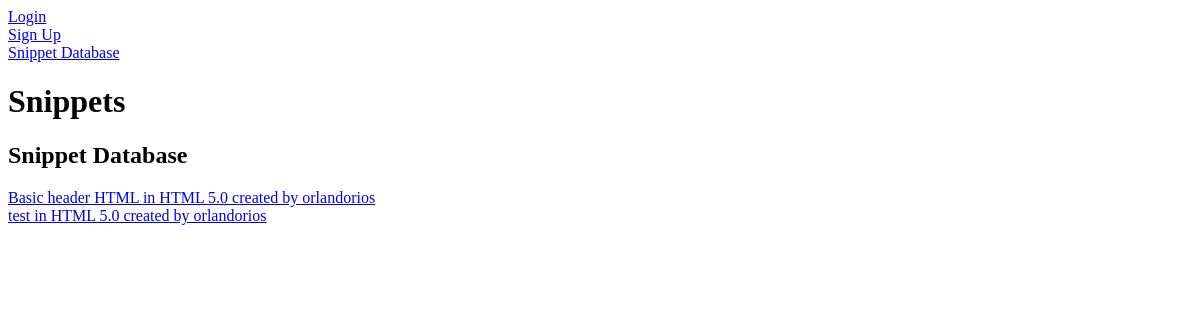
Before: / with the older database file.
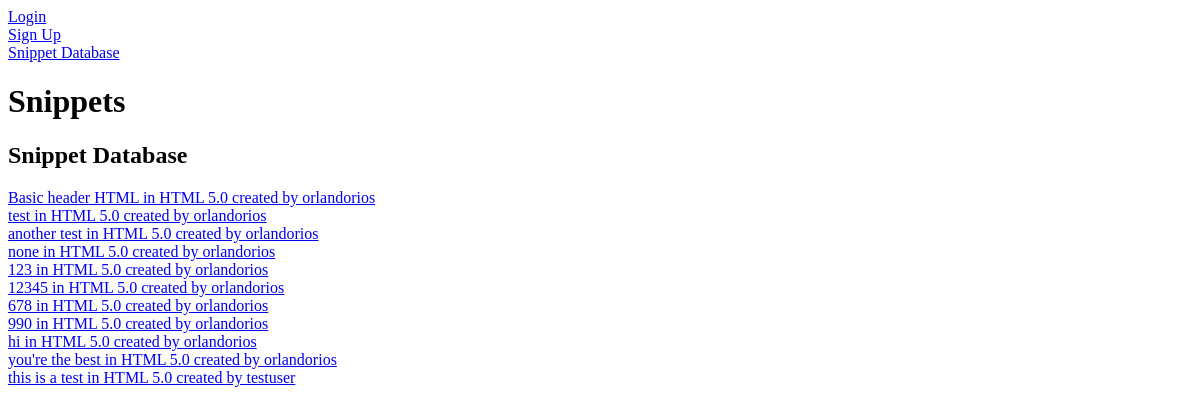
After: the same page with the newer database file.
### snippets/models.py (models this page shows, shortened)
class Snippet(models.Model):
    code = models.TextField()
    description = models.CharField(max_length=512)
    language = models.ForeignKey('Language',
    on_delete=models.CASCADE, related_name="snippets", blank=True, null=True)
    users = models.ManyToManyField('User', related_name='snippets')
    author = models.ForeignKey('User', on_delete=models.CASCADE, related_name="user_snippet")
    parent = models.ForeignKey('Snippet', on_delete=models.SET_NULL, related_name="fork",
        blank=True, null=True)
    def __str__(self):
        return f'{self.description} in {self.language} created by {self.author}'

class Language(models.Model):
    name = models.CharField(max_length=255)
    version = models.FloatField(blank=True, null=True)
    def __str__(self):
        return f'{self.name} {self.version}'

class User(BaseUser):
    pass

### snippets/views.py (the view)
# urls.py: path('', include('snippets.urls')),
def snippets(request):
    snippets = Snippet.objects.all()
    return render(request, 'snippets/snippets.html', {'snippets': snippets})

### templates/snippets/snippets.html (shortened to what this page needs)
{% extends "base.html" %}
{% block content %}
<h2>Snippet Database</h2>
<div class="container">
    {% for snippet in snippets %}
    <div class="snippet-box">
        <a class="snippet-name" href="{% url 'snippet_detail' pk=snippet.pk %}"> {{ snippet }} </a>
    </div>
    {% endfor %}
</div>
{% endblock %}

### templates/base.html (shortened to what this page needs)
{% load static %}
<!DOCTYPE html>
<html lang="en">
<head>
    <link rel="stylesheet" href="{% static 'css/style.css' %}">
</head>
<body>
    <header>
        <div class="user_account">{% if user.is_authenticated %}
            <div class="username">Signed in as: {{request.user.username}}</div>
            <div><a href="/snippets/profile/">Account</a></div>
            <div><a href="{% url 'snippets' %}">Snippet Database</a></div>
            <a href="{% url 'create_snippet' %}" class="top-menu">
                Create A Snippet
            </a>
            <div><a href="/accounts/logout">Logout</a></div>
            {% else %}
            <div><a href="/accounts/login">Login</a></div>
            <div><a href="/accounts/register">Sign Up</a></div>
            <div><a href="{% url 'snippets' %}">Snippet Database</a></div>
            {% endif %}
        </div>
    </header>
    <h1>Snippets</h1>
    {% block content %}
    {% endblock %}
</body>
</html>

Changed rows visible on the page:
added Snippet: description+language+author "another test in HTML 5.0 created by orlandorios"
added Snippet: description+language+author "none in HTML 5.0 created by orlandorios"
added Snippet: description+language+author "123 in HTML 5.0 created by orlandorios"
added Snippet: description+language+author "12345 in HTML 5.0 created by orlandorios"
added Snippet: description+language+author "678 in HTML 5.0 created by orlandorios"
added Snippet: description+language+author "990 in HTML 5.0 created by orlandorios"
added Snippet: description+language+author "hi in HTML 5.0 created by orlandorios"
added Snippet: description+language+author "you're the best in HTML 5.0 created by orlandorios"
added Snippet: description+language+author "this is a test in HTML 5.0 created by testuser"
